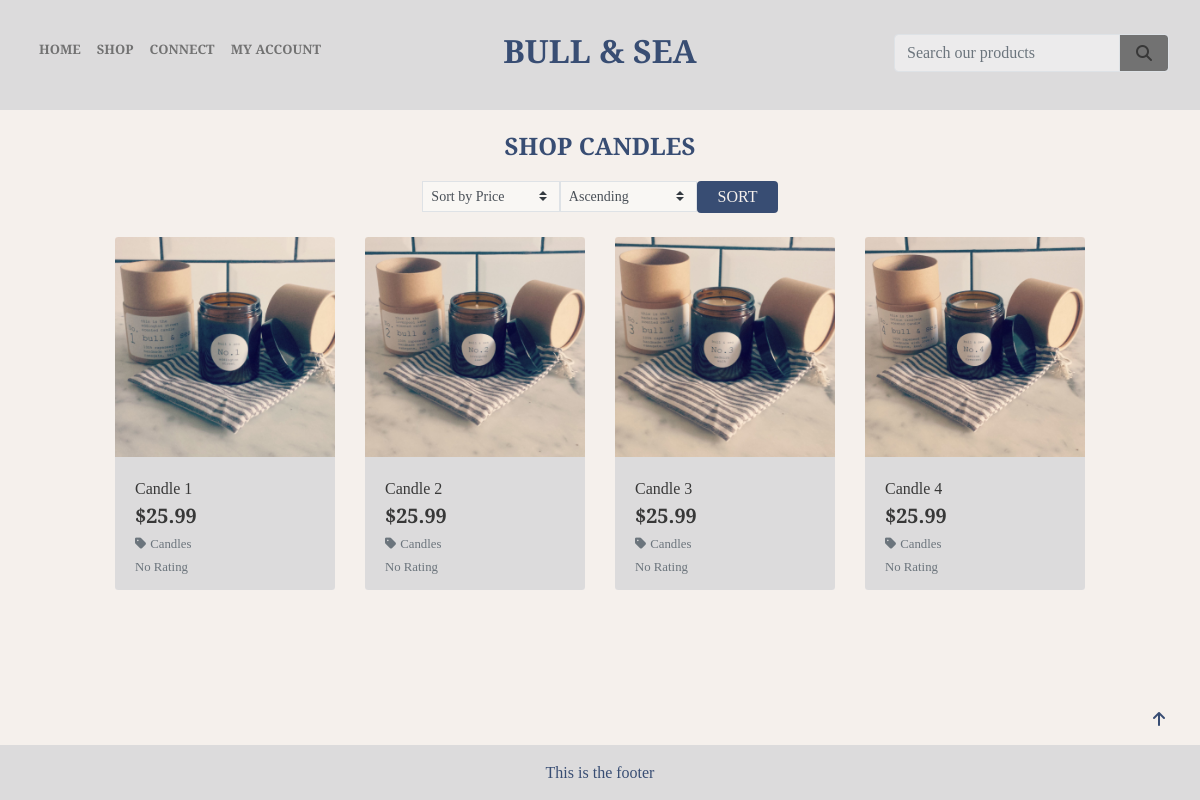
Page /products/categories/1/products/ on the earlier database version.
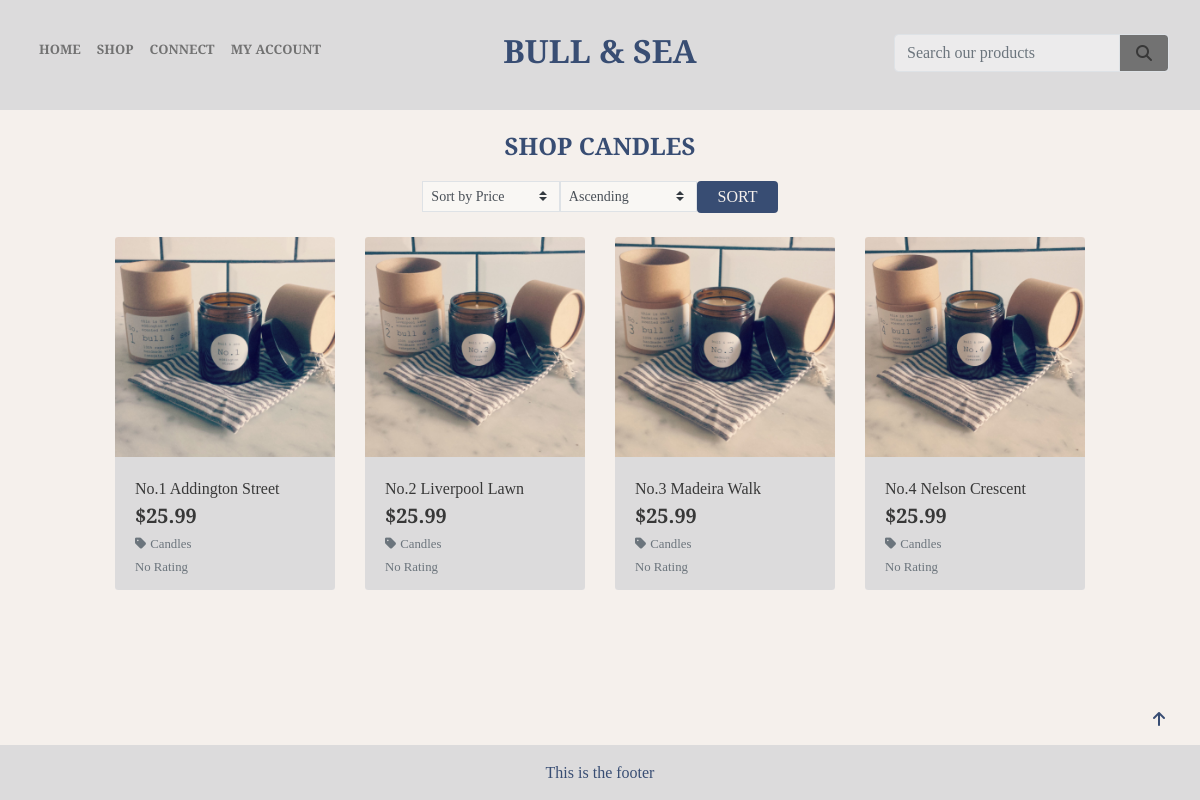
Same page on the later database version.
### products/models.py (models this page shows, shortened)
class Category(models.Model):
    class Meta:
        verbose_name_plural = 'Categories'
    name = models.CharField(max_length=254)
    friendly_name = models.CharField(max_length=254, null=True, blank=True)
    def get_friendly_name(self):
        return self.friendly_name

class Product(models.Model):
    category = models.ForeignKey('Category', null=True, blank=True, on_delete=models.SET_NULL)  # noqa
    sku = models.CharField(max_length=254, null=True, blank=True)
    name = models.CharField(max_length=254)
    description = models.TextField()
    price = models.DecimalField(max_digits=6, decimal_places=2)
    image_url = models.URLField(max_length=1024, null=True, blank=True)
    image = models.ImageField(null=True, blank=True)
    reviews = models.ManyToManyField('Review', related_name='product_reviews', blank=True)  # noqa

### products/views.py (the view, shortened to what this page needs)
# urls.py: path('categories/<int:category_id>/products/', views.category_products, name='category_products'),  # noqa
def category_products(request, category_id):
    category = Category.objects.get(id=category_id)
    products = Product.objects.filter(category_id=category_id)
    sort = None
    direction = None
    current_sorting = f'{sort}_{direction}'
    context = {
        'category_name': category.get_friendly_name(),
        'products': products,
        'current_sorting': current_sorting,
    }
    return render(request, 'products/products.html', context)

### bag/contexts.py (called while the page is built, shortened)
def bag_contents(request):
    bag_items = []
    total = 0
    product_count = 0
    bag = request.session.get('bag', {})
    delivery = total * Decimal(settings.STANDARD_DELIVERY_PERCENTAGE / 100)
    grand_total = delivery + total
    context = {
        'bag_items': bag_items,
        'total': total,
        'product_count': product_count,
        'delivery': delivery,
        'grand_total': grand_total,
    }
    return context

### products/context_processors.py (called while the page is built)
def categories_and_products(request):
    categories = Category.objects.all()
    products = Product.objects.all()
    return {
        'categories': categories,
        'products': products
    }

### products/templates/products/products.html (shortened to what this page needs)
{% extends "base.html" %}
{% load static %}
{% load average_rating %}
{% block page_header %}
<div class="container header-container">
</div>
{% endblock %}
{% block content %}
{% if products %}
<div class="overlay"></div>
<div class="container-fluid">
    <div class="row">
        <div class="col text-center mt-3">
            <h2 class="logo-font sub-heading-font">
                {% if category_name %}
                SHOP {{ category_name }}
                {% else %}
                SHOP ALL PRODUCTS
                {% endif %}
            </h2>
        </div>
    </div>
    <div class="row justify-content-center">
        <div class="col-12 col-md-6">
            <form method="get" action="" class="d-flex justify-content-center sort-field">
                <div class="d-flex">
                    <select name="sort" id="sort-selector"
                        class="custom-select custom-select-sm rounded-0 border border-grey rounded-2 bg-searchbox">
                        <option value="price"
                            {% if current_sorting == 'price_asc' or current_sorting == 'price_desc' %}selected{% endif %}>
                            Sort by Price</option>
                    </select>
                    <select name="direction" id="sort-selector2"
                        class="custom-select custom-select-sm rounded-0 border border-grey rounded-2 bg-searchbox">
                        <option value="asc" {% if current_sorting == 'price_asc' %}selected{% endif %}>Ascending
                        </option>
                    </select>
                    <button type="submit" class="sort-button btn rounded-2 text-uppercase">Sort</button>
                </div>
            </form>
        </div>
    </div>
    <div class="row">
        <div class="product-container col-10 offset-1">
            <div class="row">
                {% for product in products %}
                <div class="col-sm-6 col-md-6 col-lg-4 col-xl-3">
                    <div class="shadow-drop-center card h-100 border-0">
                        {% if product.image %}
                        <a href="{% url 'product_detail' product.id %}">
                            <img class="card-img-top img-fluid" src="{{ product.image.url }}" alt="{{ product.name }}">
                        </a>
                        {% else %}
                        <a href="{% url 'product_detail' product.id %}">
                            <img class="card-img-top img-fluid" src="https://placehold.co/512x512?text=No+Image"
                                alt="{{ product.name }}">
                        </a>
                        {% endif %}
                        <div class="card-body pb-0">
                            <p class="mb-0">{{ product.name }}</p>
                        </div>
                        <div class="card-footer bg-white pt-0 border-0 text-left">
                            <div class="row">
                                <div class="col">
                                    <p class="lead mb-0 text-left font-weight-bold">${{ product.price }}</p>
                                    {% if product.category %}
                                    <p class="small mt-1 mb-0">
                                        <a class="text-muted"
                                            href="{% url 'category_products' category_id=product.category.id %}">
                                            <i class="fas fa-tag mr-1"></i>{{ product.category.get_friendly_name }}
                                        </a>
                                    </p>
                                    {% endif %}
                                    {% if product.reviews.all %}
                                    <small class="text-muted"><i
                                            class="fas fa-star mr-1"></i>{{ product.reviews.all | calculate_average_rating }}
                                        / 5</small>
                                    {% else %}
                                    <small class="text-muted">No Rating</small>
                                    {% endif %}
                                </div>
                            </div>
                        </div>
                    </div>
                </div>
                {% if forloop.counter|divisibleby:4 %}
                <div class="col-12 d-none d-xl-block mb-5 hr-prod-spacer">
                    <hr>
                </div>
                {% endif %}
                {% endfor %}
            </div>
            <div class="col-12 mb-5 hr-prod-bot-spacer">
                <hr>
            </div>
        </div>
    </div>
</div>
<div class="btt-button rounded-0">
    <a class="btt-link d-flex h-100">
        <i class="fas fa-arrow-up mx-auto my-auto"></i>
    </a>
</div>
{% endif %}
{% endblock %}

### templates/base.html (shortened to what this page needs)
{% load static %}
<!doctype html>
<html lang="en">
<head>
  {% block corecss %}
  <link rel="stylesheet" href="https://stackpath.bootstrapcdn.com/bootstrap/4.4.1/css/bootstrap.min.css"
>
  <link rel="stylesheet" href="{% static 'css/base.css' %}">
  {% endblock %}
</head>
<body>
  <header class="container-fluid fixed-top">
    <div id="topnav" class="row bg-nav pt-lg-2 d-none d-lg-flex">
      <div class="col-4">
        <div class="d-flex navlinksleft text-base">
          <ul class="navbar-nav mr-auto d-flex flex-row">
            <li class="nav-item active">
              <a class="small-screen-menutext nav-link nav-link-padding" href="{% url 'home' %}">Home </a>
            </li>
            <li class="nav-item dropdown">
              <a class="small-screen-menutext nav-link dropdown-toggle nav-link-padding caret-off" href="#"
                id="navbarDropdown" role="button" data-toggle="dropdown" aria-haspopup="true" aria-expanded="false">
                Shop
              </a>
            </li>
            <li class="nav-item dropdown">
              <a class="small-screen-menutext nav-link dropdown-toggle nav-link-padding caret-off" href="#"
                id="navbarDropdown1" role="button" data-toggle="dropdown" aria-haspopup="true" aria-expanded="false">
                Connect
              </a>
            </li>
            <li class="nav-item dropdown">
              <a class="small-screen-menutext nav-link dropdown-toggle nav-link-padding caret-off" href="#"
                id="navbarDropdown2" role="button" data-toggle="dropdown" aria-haspopup="true" aria-expanded="false">
                My Account
              </a>
            </li>
          </ul>
        </div>
      </div>
      <div class="col-4 text-center">
        <a href="{% url 'home' %}" class="main-logo-link">
          <h2 class="logo-font my-0 title-font"><strong>Bull & Sea</strong> </h2>
        </a>
      </div>
      <div class="col-4">
        <div class="d-flex justify-content-end searchbarright">
          <ul class="nav-list-style">
          </ul>
          <form class="form-inline" method="GET" action="{% url 'search_products' %}">
            <div class="input-group w-100">
              <input class="form-control border border-grey rounded-2 bg-searchbox" type="text" name="q"
                placeholder="Search our products" value="{{ search_query }}">
              <div class="input-group-append">
                <button class="form-control btn btn-searchbox border border-grey rounded-2" type="submit">
                  <span class="icon">
                    <i class="fas fa-search"></i>
                  </span>
                </button>
              </div>
            </div>
          </form>
        </div>
      </div>
    </div>
  </header>
  {% block page_header %}
  {% endblock %}
  {% block content %}
  {% endblock %}
  <footer class="container-fluid footer-base fixed-bottom">
    <div class="row">
      <div class="col text-center py-3">
        <p>This is the footer</p>
      </div>
    </div>
  </footer>
</body>
</html>

### static/css/base.css (style rules this page uses)
html { height: 100%; }
.title-font { font-family: 'Cinzel', serif; color: #384D73; }
.bg-nav { background-color: #DCDBDC; height: 110px; padding-bottom: 15px; }
.bg-searchbox { background-color: #ffffff71; }
.btn-searchbox { color: #fff; background-color: #727272; border-color: #727272; }
body { background: url('/media/landing_page_image.webp') no-repeat center center fixed; background-size: cover; height: calc(100vh - 164px); color: #383838; font-family: 'Slabo 27px', serif; }
.footer-base { background-color: #DCDBDC; height: 3rem; padding-bottom: 55px; font-family: 'Cinzel', serif; color: #384D73; }
.icon { align-items: center; display: inline-flex; justify-content: center; height: 1.5rem; width: 1.5rem; color: #383838; }
.logo-font { text-transform: uppercase; }
.main-logo-link { width: fit-content; }
.text-base { color: #727272 !important; }
.nav-list-style { list-style: none; padding: 0 15px 0 0; margin: 0; }
.nav-link { font-size: large; font-weight: bold; text-transform: uppercase; color: #727272 !important; text-decoration: none !important; }
.nav-link-padding { padding: 0 25px !important; }
.main-logo-link { padding: 0.5rem 1rem !important; text-decoration: none !important; }
.navlinksleft { padding: 2rem 0 2rem 1rem !important; }
.searchbarright { padding: 1.6rem 1rem 1.8rem 0 !important; }
.caret-off::before { display: none; }
.caret-off::after { display: none; }
.sub-heading-font { font-family: 'Cinzel', serif; color: #384D73; font-size: x-large; font-weight: bold; }
.overlay { height: 100%; width: 100%; top: 110px; left: 0; position: fixed; background: #F5F0EC; z-index: -1; }
.hr-prod-spacer hr { border: 1px solid #F5F0EC !important; }
.hr-prod-bot-spacer { padding-bottom: 25px; display: inline-block; }
.hr-prod-bot-spacer hr { border: 1px solid #F5F0EC; }
.card { max-width: 512px; }
.card-body, .card-footer { background-color: #DCDBDC !important; }
.sort-field { padding: 12px 0; }
.sort-button { background: #384D73; color: #F5F0EC; font-size: medium; padding: 0.2rem 1.2rem !important; }
.btt-button { height: 42px; width: 42px; position: fixed; bottom: 60px; right: 20px; color: #384D73 }
.btt-link, .update-link, .remove-item { cursor: pointer; }
.shadow-drop-center { -webkit-animation: shadow-drop-center 0.2s cubic-bezier(0.250, 0.460, 0.450, 0.940) reverse both; animation: shadow-drop-center 0.2s cubic-bezier(0.250, 0.460, 0.450, 0.940) reverse both; }
@media (max-width: 1300px) { .small-screen-menutext, .small-screen-droptext a { font-size: small !important; } }
@media (max-width: 1300px) { .nav-link-padding { padding: 0 8px !important; } }
@media (min-width: 1200px) { .container { max-width: 80%; } }
@media (min-width: 992px) { .header-container { padding-top: 116px; } }

Differences in the rows shown:
changed Product: name "Candle 1" → "No.1 Addington Street"
changed Product: name "Candle 2" → "No.2 Liverpool Lawn"
changed Product: name "Candle 3" → "No.3 Madeira Walk"
changed Product: name "Candle 4" → "No.4 Nelson Crescent"
